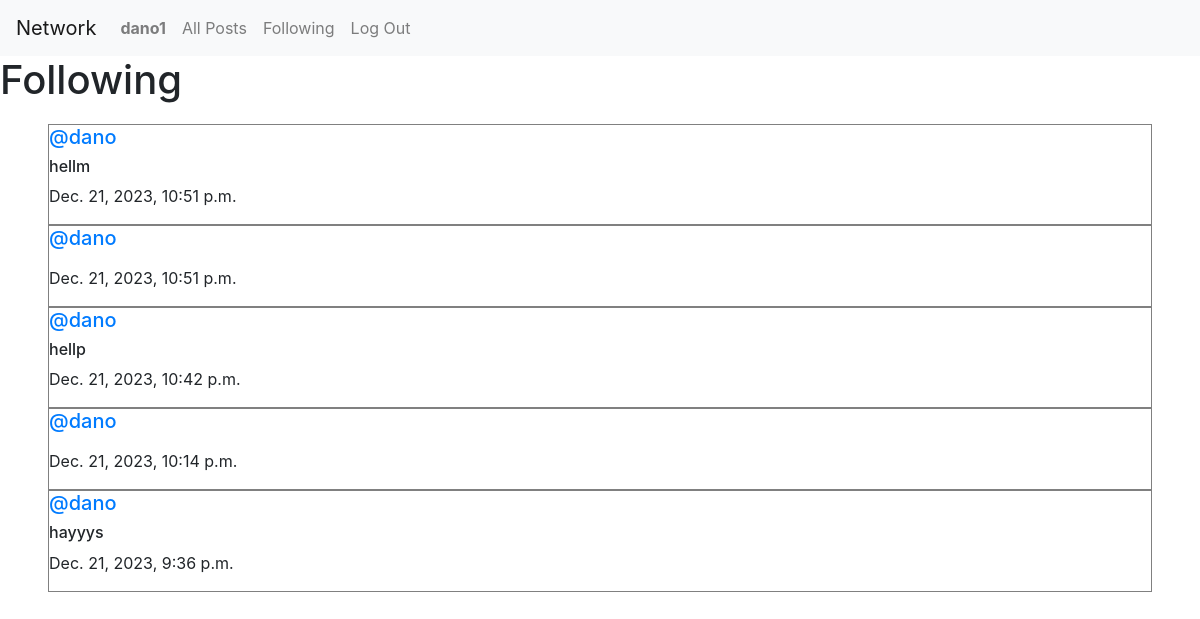
The page /following (signed in) on the database its author committed.
### network/models.py (models this page shows, shortened)
class User(AbstractUser):
    pass

class Post(models.Model):
    content =models.CharField(max_length=150)
    user=models.ForeignKey(User, on_delete=models.CASCADE, related_name="author")
    date=models.DateTimeField(auto_now_add=True)

### network/views.py (the view)
# urls.py: path("following", views.following, name="following"),
def following(request):
    currentUser=User.objects.get(pk=request.user.id)
    followingPeople= Follow.objects.filter(user=currentUser)
    allPosts=Post.objects.all().order_by('id').reverse()
    followingPosts=[]
    for post in allPosts:
        for person in followingPeople:
            if person.user_follower == post.user:
                followingPosts.append(post)
    paginator=Paginator(followingPosts, 10)
    page_number=request.GET.get('page')
    posts_of_the_page=paginator.get_page(page_number)
    return render(request, "network/following.html",{
        "posts_of_the_page": posts_of_the_page,
    })

### network/templates/network/following.html (shortened to what this page needs)
{% extends "network/layout.html" %}
{% block body %}
    <h1 class="po">Following</h1>
    <div class="all-posts mx-5">
        {% for post in posts_of_the_page %}
            <div class=" rows post">
                <h5 class="username"><a href="{% url 'profile' user_id=post.user.id %}">@{{ post.user }}</a></h5>
                <h6 class="content">{{ post.content }}</h6>
                <p class="date">{{ post.date }}</p>
            </div>
        {% endfor %}
    </div>
{% endblock %}

### network/templates/network/layout.html (shortened to what this page needs)
{% load static %}
<!DOCTYPE html>
<html lang="en">
    <head>
        <link rel="stylesheet" href="https://stackpath.bootstrapcdn.com/bootstrap/4.4.1/css/bootstrap.min.css">
        <link href="{% static 'network/styles.css' %}" rel="stylesheet">
        <link rel="stylesheet" href="https://cdnjs.cloudflare.com/ajax/libs/font-awesome/4.7.0/css/font-awesome.min.css">
    </head>
    <body>
        <nav class="navbar navbar-expand-lg navbar-light bg-light">
            <a class="navbar-brand" href="{% url 'index' %}">Network</a>
            <div>
              <ul class="navbar-nav mr-auto">
                {% if user.is_authenticated %}
                    <li class="nav-item">
                        <a class="nav-link" href="{% url 'profile' user_id=user.id %}"><strong>{{ user.username }}</strong></a>
                    </li>
                {% endif %}
                <li class="nav-item">
                  <a class="nav-link" href="{% url 'index' %}">All Posts</a>
                </li>
                {% if user.is_authenticated %}
                    <li class="nav-item">
                        <a class="nav-link" href="{% url 'following' %}">Following</a>
                    </li>
                    <li class="nav-item">
                        <a class="nav-link" href="{% url 'logout' %}">Log Out</a>
                    </li>
                {% endif %}
              </ul>
            </div>
          </nav>
        <div class="body">
            {% block body %}
            {% endblock %}
        </div>
    </body>
</html>

### network/static/network/styles.css (style rules this page uses)
.all-posts { display: flex; justify-content: flex-start; flex-direction: column; margin: 20px; }
.post { border: 0.1px solid gray; display: flex; justify-content: center; flex-direction: column; }

### rows shown on the page
User: username "dano1"
Post: user "dano", content "hellm", date "Dec. 21, 2023, 10:51 p.m."
Post: user "dano", date "Dec. 21, 2023, 10:51 p.m."
Post: user "dano", content "hellp", date "Dec. 21, 2023, 10:42 p.m."
Post: user "dano", date "Dec. 21, 2023, 10:14 p.m."
Post: user "dano", content "hayyys", date "Dec. 21, 2023, 9:36 p.m."
